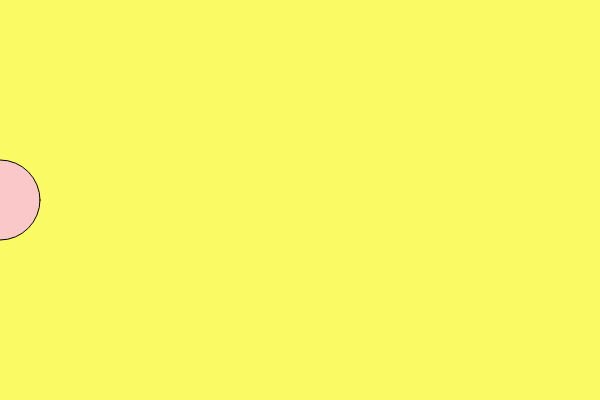
Frame 1 (no input)
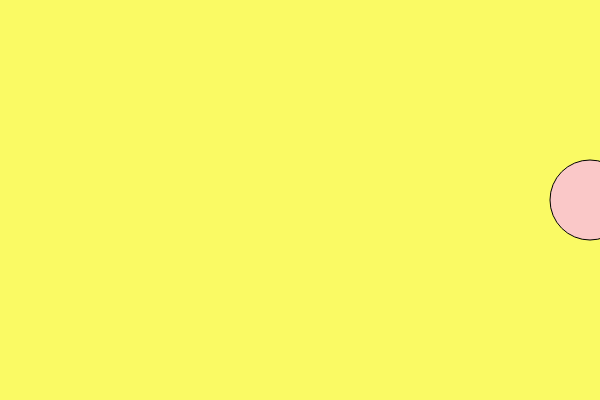
Frame 60 (no input)
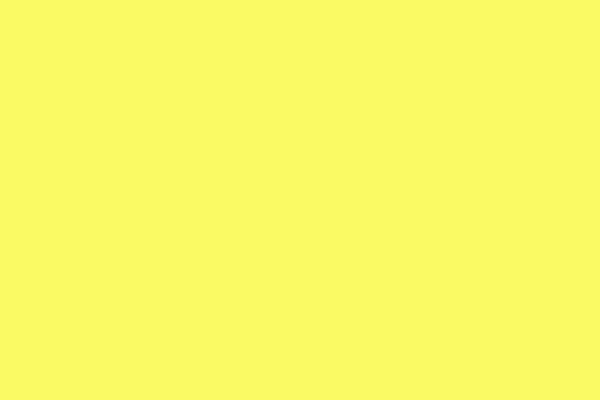
Frame 120 (the mouse pressed at the canvas centre since frame 60)

The p5.js sketch that drew these frames (run headless with seeded random() and noise() and a simulated clock; from frame 60 on, the mouse is pressed at the canvas centre):

// p5.js sketch
// ── sketch.js
// Variables in p5.js (Make Your Own)
// Code! Programming with p5.js
// The Coding Train / Daniel Shiffman
// https://thecodingtrain.com/beginners/p5js/2.2-make-your-own.html
// https://youtu.be/Bn_B3T_Vbxs
// https://editor.p5js.org/codingtrain/sketches/n8Og60lq

var circleX = 0;

function setup() {
  createCanvas(600, 400);
}

function draw() {
  // background
  background(250, 250, 100);
  // ellipse
  fill(250, 200, 200);
  ellipse(circleX, 200, 80, 80);

  circleX = circleX + 10;
}
